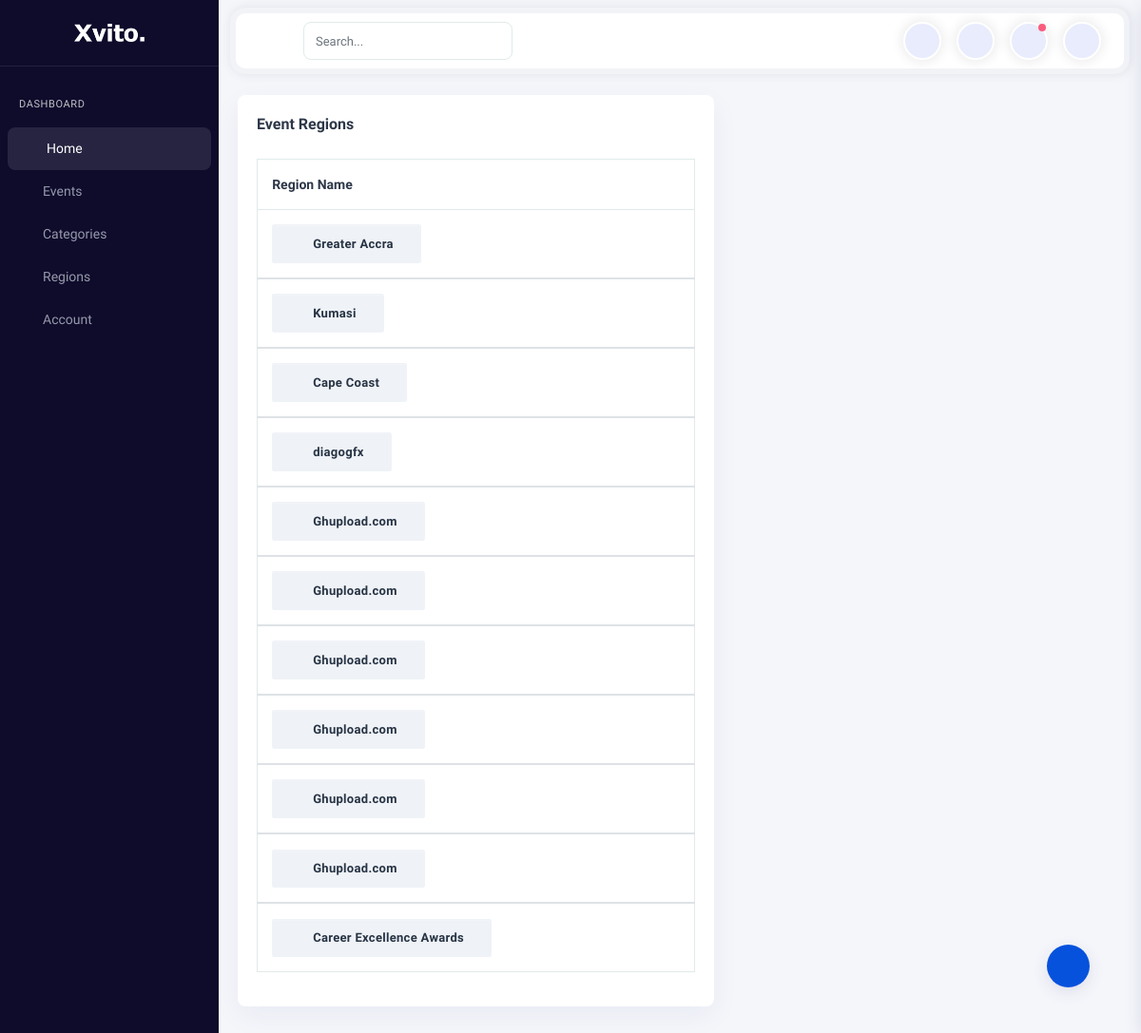
The app's page /events_backend/view_region/, older data.
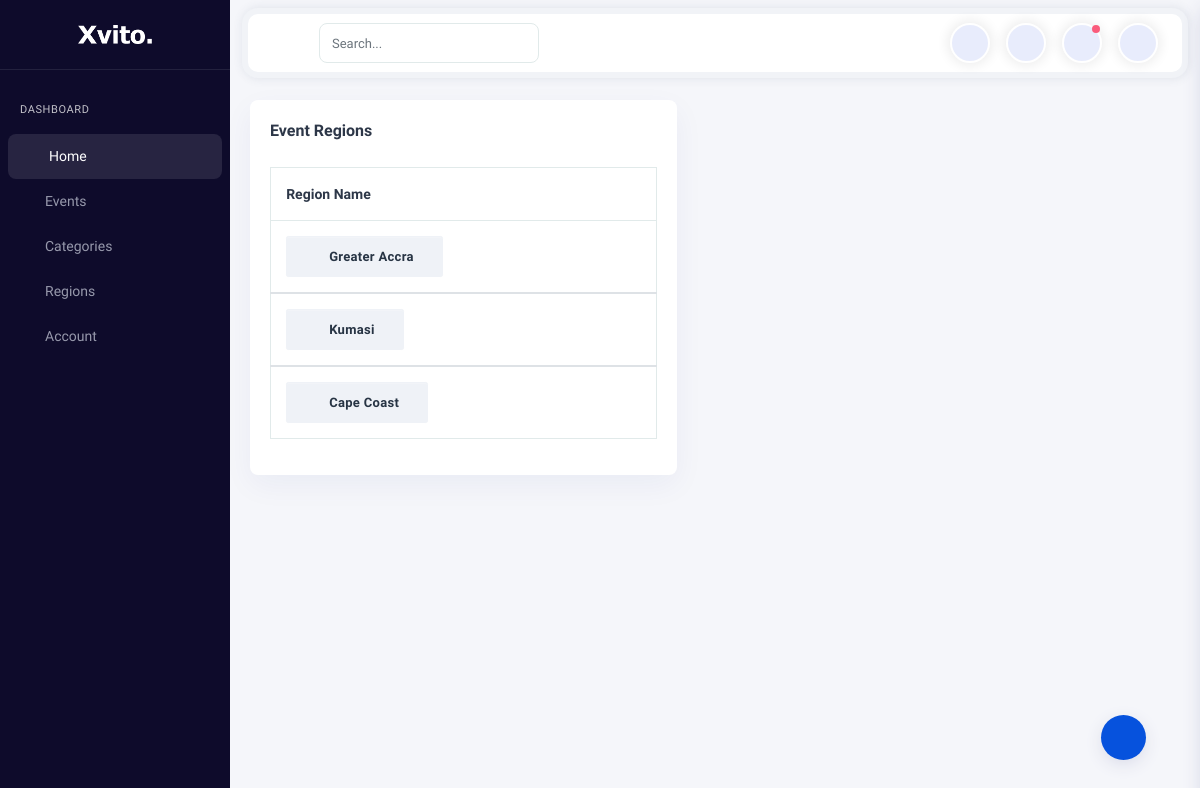
The same page, newer data.
### events_app/models.py (models this page shows, shortened)
class EventRegion(models.Model):
    name = models.CharField(max_length=100)

### events_backend/views.py (the view)
# urls.py: path('view_region/', EventRegionListView.as_view(), name='view-region'),
class EventRegionListView(ListView):
    model = EventRegion
    template_name = 'events_backend/region_list.html'
    context_object_name = 'regions'

### events_backend/templates/events_backend/region_list.html (shortened to what this page needs)
{% extends 'events_backend/backend_base.html' %}
{% load static %}
{% block content%}
<div class="main-panel">
    <div class="content-wrapper">
        <div class="container-fluid">
            <div class="row">
            <div class="row">
                <div class="col-12 box-margin">
                    <div class="card">
                        <div class="card-body">
                            <h6 class="card-title">Event Regions</h6>
                            <div class="table-responsive">
                                <table class="table table-nowrap">
                                    <thead>
                                        <tr>
                                            <th>Region Name</th>
                                            <th></th>
                                        </tr>
                                    </thead>
                                    {% for eventregion in regions %}
                                    <tbody>
                                        <tr>
                                            <th scope="row">
                                                <button type="button"
                                                    class="btn btn-sm btn-secondary btn-icon rounded-pill">
                                                    <span class="btn-inner--icon"><i
                                                            class="fa fa-book"></i></span>
                                                    <span class="btn-inner--text">{{ eventregion.name }}</span>
                                                </button>
                                            </th>
                                            <td class="order">
                                            </td>
                                            <td>
                                            </td>
                                            <td>{{ event.date }}</td>
                                            <td>
                                                <div class="d-flex align-items-center">
                                                    <div class="actions ml-3">
                                                        <a href="{% url 'backend:update-regions' pk=eventregion.pk %}" class="action-item mr-2"
                                                            data-bs-toggle="tooltip" title=""
                                                            data-original-title="Edit">
                                                            <i class="fa fa-pencil"></i>
                                                        </a>
                                                        <a href="{% url 'backend:region-delete' pk=eventregion.pk %}" class="action-item mr-2"
                                                            data-bs-toggle="tooltip" title=""
                                                            data-original-title="Archive">
                                                            <i class="fa fa-archive"></i>
                                                        </a>
                                                    </div>
                                                </div>
                                            </td>
                                            {% endfor %}
                                        </tr>
                                    </tbody>
                                </table>
                            </div>
                        </div>
                    </div>
                </div>
            </div>
        </div>
    </div>
{% endblock %}

Row changes from the older to the newer data that the page shows:
removed EventRegion: name "diagogfx"
removed EventRegion: name "Ghupload.com"
removed EventRegion: name "Ghupload.com"
removed EventRegion: name "Ghupload.com"
removed EventRegion: name "Ghupload.com"
removed EventRegion: name "Ghupload.com"
removed EventRegion: name "Ghupload.com"
removed EventRegion: name "Career Excellence Awards"
